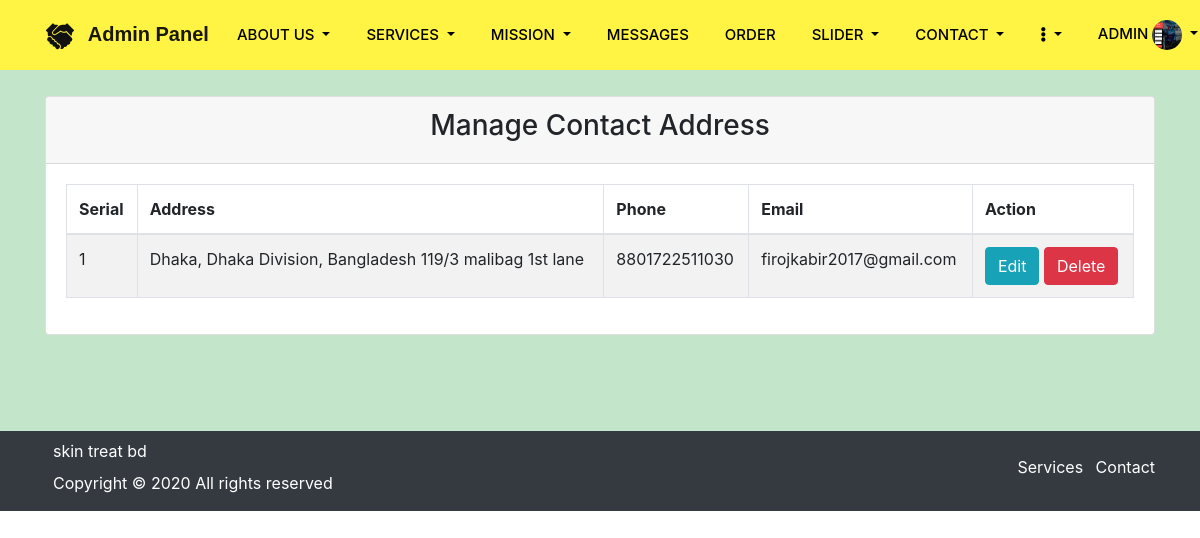
/admin/manage_contact.php (signed in), run on the app's committed database.
### tables this page shows
CREATE TABLE `contatc_info` (
  `id` int(11) NOT NULL,
  `address` varchar(255) NOT NULL,
  `phone` varchar(255) NOT NULL,
  `email` varchar(255) NOT NULL
);

### admin/top_header.php (called while the page is built, shortened)
<?php
require_once '../php/db_connect.php';
$email = $_SESSION['email'];
$sql = "select * from admin WHERE email = '$email'";
$res = mysqli_query($connect, $sql);
$userdata = mysqli_fetch_assoc($res);
?>

### admin/manage_contact.php (the view, shortened to what this page needs)
<?php
include 'top_header.php';
?>
<!doctype html>
<html lang="en">
<head>
    <link rel="stylesheet" href="../assets/style/bootstrap.css">
    <link rel="stylesheet" href="https://use.fontawesome.com/releases/v5.7.1/css/all.css">
</head>
<body>
<section class="menu">
    <nav class="navbar navbar-expand-lg navbar-light fixed-top" style="background-color: #FFF343">
        <div class="container">
            <a class="navbar-brand font-weight-bold" href="dashboard.php" ><span><img src="../images/handshake5f22b37783c45.svg" style="height: 30px"></span> <span class="ml-2" style="font-family: 'Arial Rounded MT Bold',Arial,sans-serif; font-weight: 700">Admin Panel</span></a>
            <div class="collapse navbar-collapse" id="main_nav">
                <ul class="navbar-nav mr-auto">
                    <li class="nav-item dropdown">
                        <a class="nav-link dropdown-toggle" href="#" id="navbarDropdown" role="button" data-toggle="dropdown" aria-haspopup="true" aria-expanded="false">
                            About Us
                        </a>
                    </li>
                    <li class="nav-item dropdown">
                        <a class="nav-link dropdown-toggle" href="#" id="navbarDropdown" role="button" data-toggle="dropdown" aria-haspopup="true" aria-expanded="false">
                            Services
                        </a>
                    </li>
                    <li class="nav-item dropdown">
                        <a class="nav-link dropdown-toggle" href="#" id="navbarDropdown" role="button" data-toggle="dropdown" aria-haspopup="true" aria-expanded="false">
                            Mission
                        </a>
                    </li>
                    <li class="nav-item">
                        <a class="nav-link" href="dashboard.php">Messages</a>
                    </li>
                    <li class="nav-item">
                        <a class="nav-link" href="buy.php">Order</a>
                    </li>
                    <li class="nav-item dropdown">
                        <a class="nav-link dropdown-toggle" href="#" id="navbarDropdown" role="button" data-toggle="dropdown" aria-haspopup="true" aria-expanded="false">
                            Slider
                        </a>
                    </li>
                    <li class="nav-item dropdown">
                        <a class="nav-link dropdown-toggle" href="#" id="navbarDropdown" role="button" data-toggle="dropdown" aria-haspopup="true" aria-expanded="false">
                            Contact
                        </a>
                    </li>
                    <li class="nav-item dropdown">
                        <a class="nav-link dropdown-toggle" href="#" id="navbarDropdown" role="button" data-toggle="dropdown" aria-haspopup="true" aria-expanded="false">
                            <i class="fas fa-ellipsis-v"></i>
                        </a>
                    </li>
                </ul>
                <ul class="navbar-nav ml-auto">
                    <li class="nav-item dropdown">
                        <a class="nav-link dropdown-toggle" href="#" id="navbarDropdown" role="button" data-toggle="dropdown" aria-haspopup="true" aria-expanded="false">
                            <?php echo $userdata['name'];?>  <img src="../images/<?php echo $userdata['image'];?>" style="height: 30px; width: 30px; border-radius: 50%">
                        </a>
                    </li>
                </ul>
            </div>
        </div>
    </nav>
</section>
<section class="main_content" style="background-color: #c3e6cb">
    <div class="container">
        <div class="row">
            <div class="col-md-12 mx-auto mt-5 mb-5">
                <div class="card mt-5 mb-5">
                    <div class="card-header">
                        <h3 class="text-center">Manage Contact Address</h3>
                    </div>
                    <div class="card-body">
                        <div class="table-responsive">
                            <table id="bootstrap-data-table" class="table table-striped table-bordered">
                                <thead>
                                <tr>
                                    <th>Serial</th>
                                    <th>Address</th>
                                    <th>Phone</th>
                                    <th>Email</th>
                                    <th>Action</th>
                                </tr>
                                </thead>
                                <tbody>
                                <?php
                                $select_slider = "SELECT * FROM contatc_info";
                                $result        = mysqli_query($connect, $select_slider);
                                ?>
                                <?php
                                $i = 1;
                                while ($row = mysqli_fetch_assoc($result)){?>
                                    <tr>
                                        <td><?php echo $i++;?></td>
                                        <td><?php echo $row['address'];?></td>
                                        <td><?php echo $row['phone'];?></td>
                                        <td><?php echo $row['email'];?></td>
                                        <td>
                                            <a href="edit_contact.php?contact=<?php echo $row['id'];?>" class="btn btn-info">Edit</a>
                                            <a href="delete.php?delete_contact=<?php echo $row['id'];?>" onclick="return confirm('Are You Sure To Delete...!')" class="btn btn-danger">Delete</a>
                                        </td>
                                    </tr>
                                <?php } ?>
                                </tbody>
                            </table>
                        </div>
                    </div>
                </div>
            </div>
        </div>
    </div>
</section>
<section class="footer bg-dark" style="height: 80px">
    <div class="container">
        <div class="row">
            <div class="col-md-6 col-sm-12 float-left">
                <div class="p-2 text-white">
                    <label>skin treat bd</label><br/>
                    <label>Copyright © 2020 All rights reserved</label>
                </div>
            </div>
            <div class="col-md-6 col-sm-12 float-left">
                <div class="text-white mt-4">
                    <label class="float-right"><span><a class="ml-2 text-decoration-none text-white" id="#services" href="#">Services</a></span> <span><a class="ml-2 text-decoration-none text-white" id="#contact" href="#">Contact</a></span></label>
                </div>
            </div>
        </div>
    </div>
</section>
</body>
</html>

### admin/manage_contact.php (style rules this page uses)
#main_nav ul li { text-align: center; }
#main_nav ul li a { font-size: 15px; color: black; font-weight: 500; padding: 12px; text-transform: uppercase; margin-right: 12px; }

### data on the page
contatc_info: address "Dhaka, Dhaka Division, Bangladesh 119/3 malibag 1st lane", phone "8801722511030", email "firojkabir2017@gmail.com"

### other printed values
$userdata['name'] "ADMIN"
